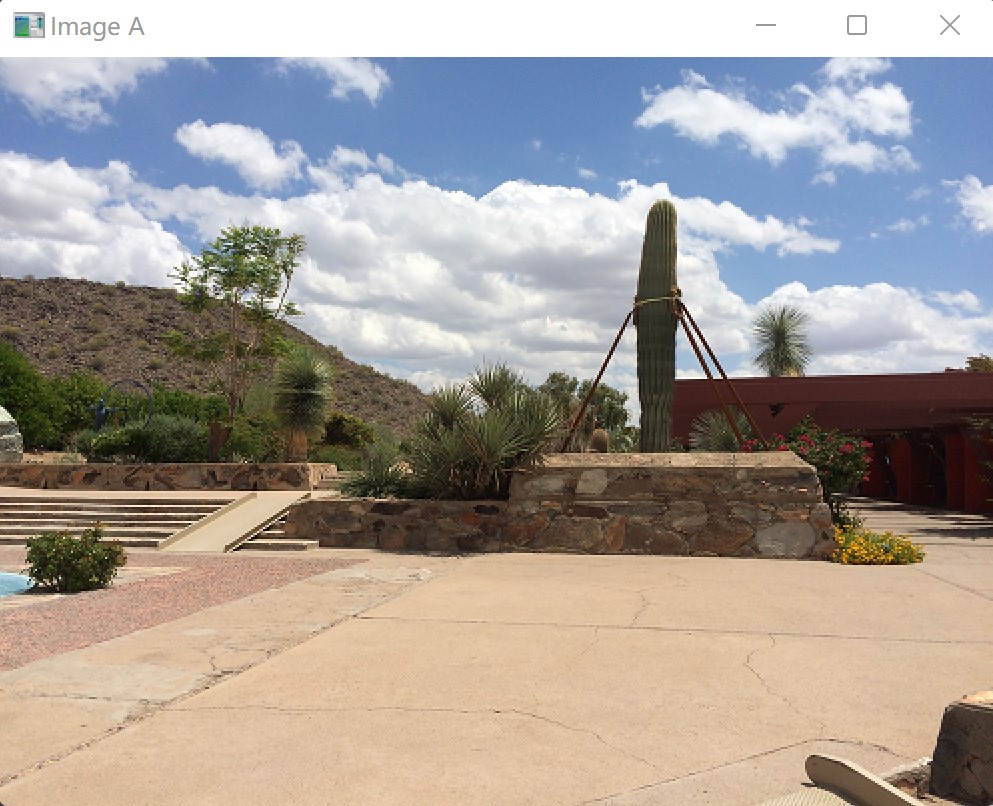
#> input picture project5/image.jpg, 993 x 806 px
$ python 1.py
#> lines starting #> are read from the running program, lines starting #| are printed output that depends on the picture
import cv2
import numpy as np
from matplotlib import pyplot as plt

# 读取两幅图像，假设为left和right
left = cv2.imread('image.jpg')
#> left is the input picture: shape (806, 993, 3); mean B, G, R 153, 158.2, 165.5
right = cv2.imread('image3.jpg')
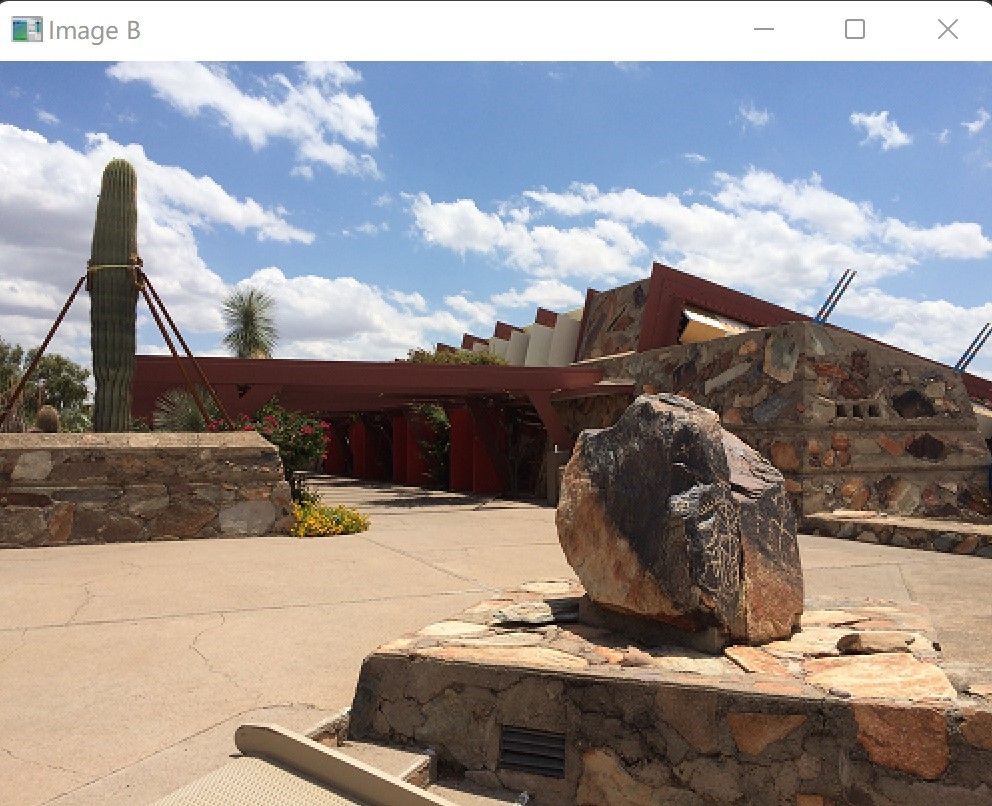
#> input picture project5/image3.jpg, 992 x 806 px
#> right is the input picture: shape (806, 992, 3); mean B, G, R 142.2, 143.6, 150.5

# 初始化SIFT检测器并提取特征点和特征描述符
sift = cv2.SIFT_create()
keypoints_left, descriptors_left = sift.detectAndCompute(left, None)
#> keypoints_left = 1946 keypoints; strongest (x, y, size): (41, 584, 2.4), (699, 333, 3.1), (701, 336, 3.2), (703, 340, 3)
keypoints_right, descriptors_right = sift.detectAndCompute(right, None)
#> keypoints_right = 1969 keypoints; strongest (x, y, size): (181, 353, 5.3), (936, 646, 5.3), (849, 647, 14.9), (163, 309, 3.2)

# 利用BFMatcher算法进行特征点匹配
matcher = cv2.BFMatcher()
matches = matcher.match(descriptors_left, descriptors_right)
#> matches = 1946 matches

# 根据SRNSAC随机采样一致算法筛选出最优的特征匹配点对
src_pts = np.float32([keypoints_left[m.queryIdx].pt for m in matches]).reshape(-1, 1, 2)
#> src_pts = 1946 rows, first 8: [2.28, 468.7], [3.04, 625.9], [3.04, 625.9], [3.58, 275.9], [4.15, 473.6], [4.15, 473.6], [4.39, 377.9], [4.39, 377.9]
dst_pts = np.float32([keypoints_right[m.trainIdx].pt for m in matches]).reshape(-1, 1, 2)
#> dst_pts = 1946 rows, first 8: [302.8, 505.4], [821.3, 712.9], [793.3, 344.5], [987.8, 304.3], [742.8, 350.7], [497.6, 621], [36.65, 395], [281.8, 432.5]
M, mask = cv2.findHomography(src_pts, dst_pts, cv2.RANSAC, 10.0)
#> M = [[2.58, -0.0694, -1432.2], [0.623, 2.21, -515.1], [0.00152, 0.000115, 1]]; mask = 1946 values, max 1 at index 1266, min 0 at index 0, mean 0.128

# 利用得到的投影映射矩阵计算变换后的左侧图像
h, w = left.shape[:2]
#> h = 806; w = 993
pts_left = np.float32([[0, 0], [0, h - 1], [w - 1, h - 1], [w - 1, 0]]).reshape(-1, 1, 2)
#> pts_left = [[0, 0], [0, 805], [992, 805], [992, 0]]
pts_right = cv2.perspectiveTransform(pts_left, M)
#> pts_right = [[-1432.2, -515.1], [-1361.8, 1155.7], [412.5, 722.4], [450, 41.01]]
pts = np.concatenate((pts_left, pts_right), axis=0)
#> pts = [[0, 0], [0, 805], [992, 805], [992, 0], [-1432.2, -515.1], [-1361.8, 1155.7], [412.5, 722.4], [450, 41.01]]
[x_min, y_min] = np.int32(pts.min(axis=0).ravel() - 0.5)
#> x_min = -1432; y_min = -515
[x_max, y_max] = np.int32(pts.max(axis=0).ravel() + 0.5)
#> x_max = 992; y_max = 1156
t = [-x_min, -y_min]
#> t = [1432, 515]
transform_matrix = np.array([[1, 0, t[0]], [0, 1, t[1]], [0, 0, 1]])
#> transform_matrix = [[1, 0, 1432], [0, 1, 515], [0, 0, 1]]
result = cv2.warpPerspective(left, transform_matrix.dot(M), (x_max - x_min, y_max - y_min))
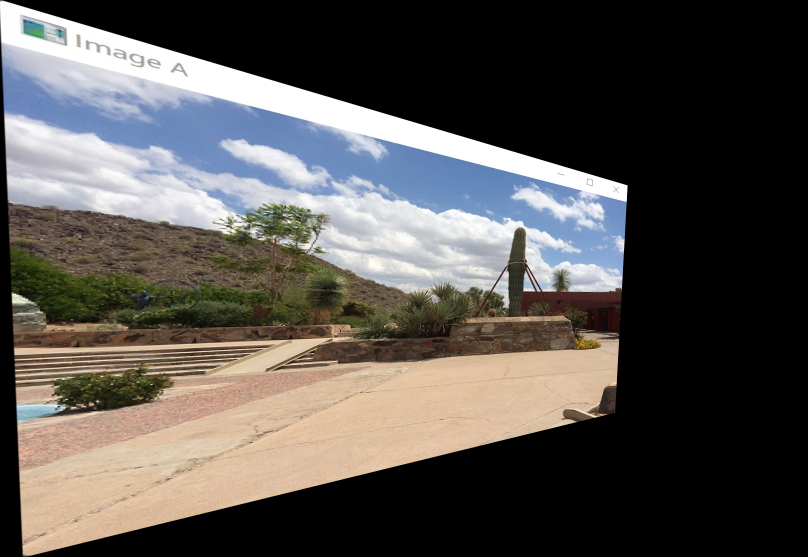
#> result: shape (1671, 2424, 3) (shown at 1/3 size); mean B, G, R 80.2, 83.6, 87.5

# 将两幅图像进行拼接
#result[t[1]:h+t[1], t[0]:w+t[0]] = right

# 显示拼接结果并保存到文件中
#cv2.imshow('result', result)
#cv2.imwrite('result.jpg', result)

#等待用户按下任意键退出
#cv2.waitKey(0)
#cv2.destroyAllWindows()
h, w =left.shape[:2]
aligned_image = cv2.warpPerspective(left, M, (w + right.shape[1], h))
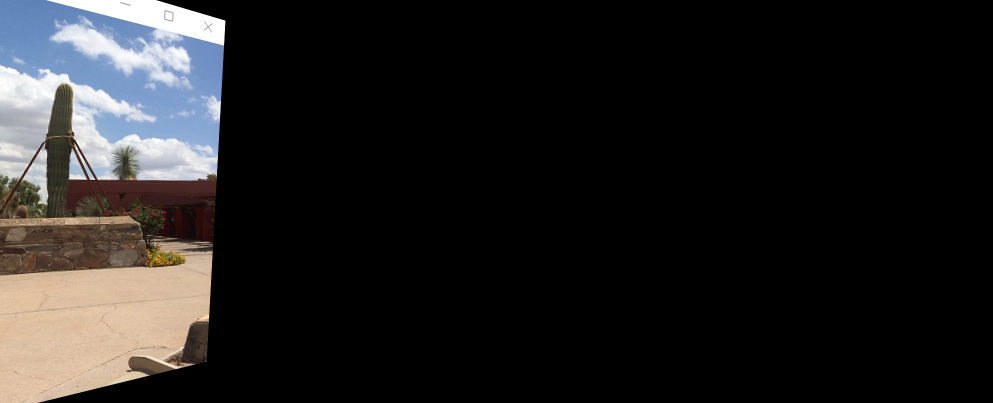
#> aligned_image: shape (806, 1985, 3) (shown at 1/2 size); mean B, G, R 31.7, 31.9, 33.2
aligned_image[0:right.shape[0], 0:right.shape[1]] = right
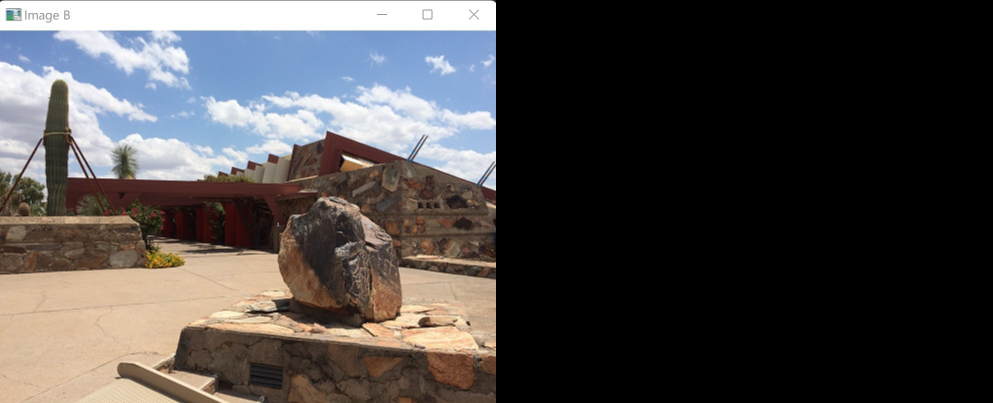
#> aligned_image: shape (806, 1985, 3) (shown at 1/2 size); mean B, G, R 71.1, 71.8, 75.2

# 显示拼接结果。
plt.imshow(cv2.cvtColor(aligned_image, cv2.COLOR_BGR2RGB))
plt.show()
